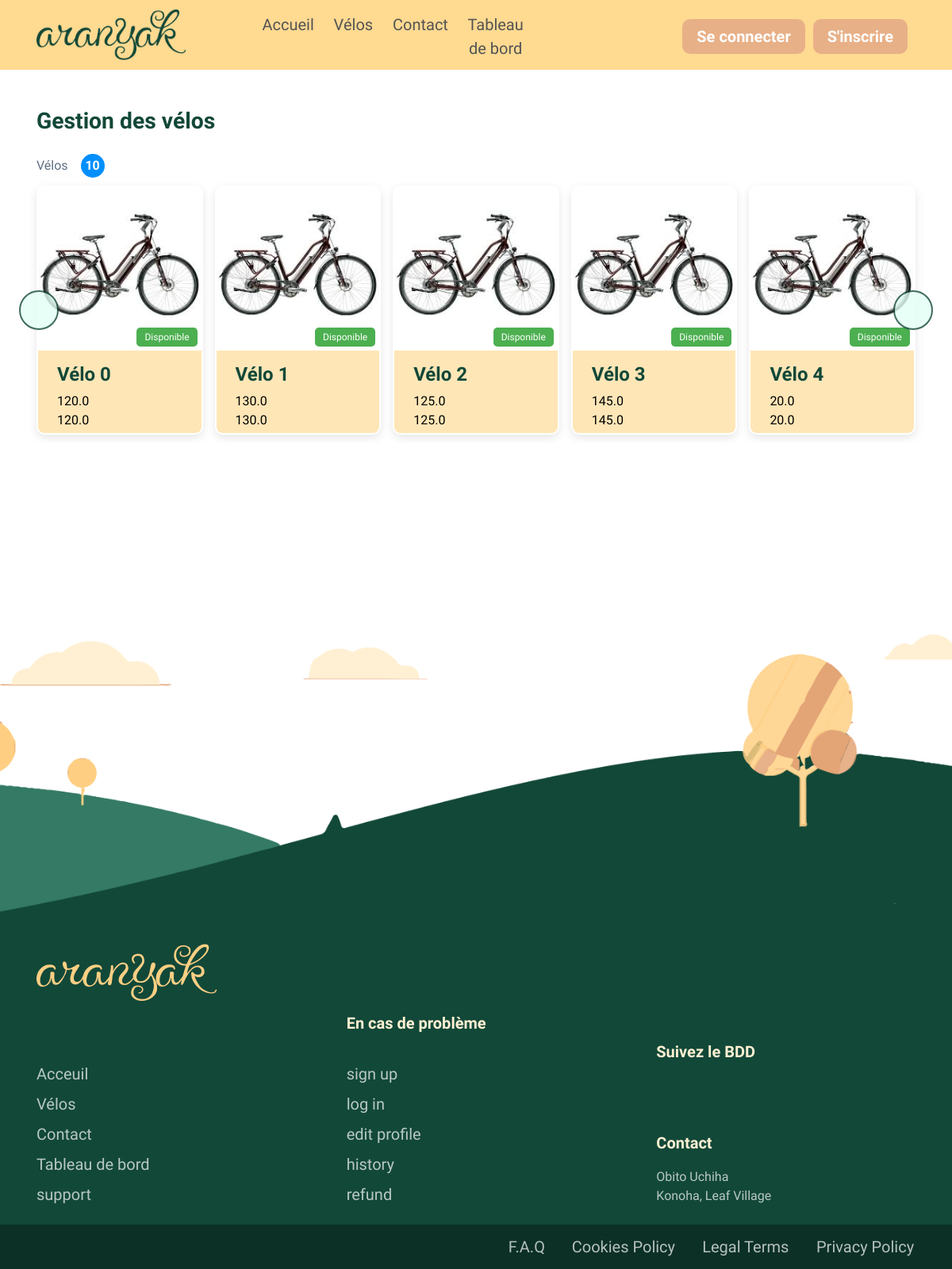
Before: /velos with the older database file.
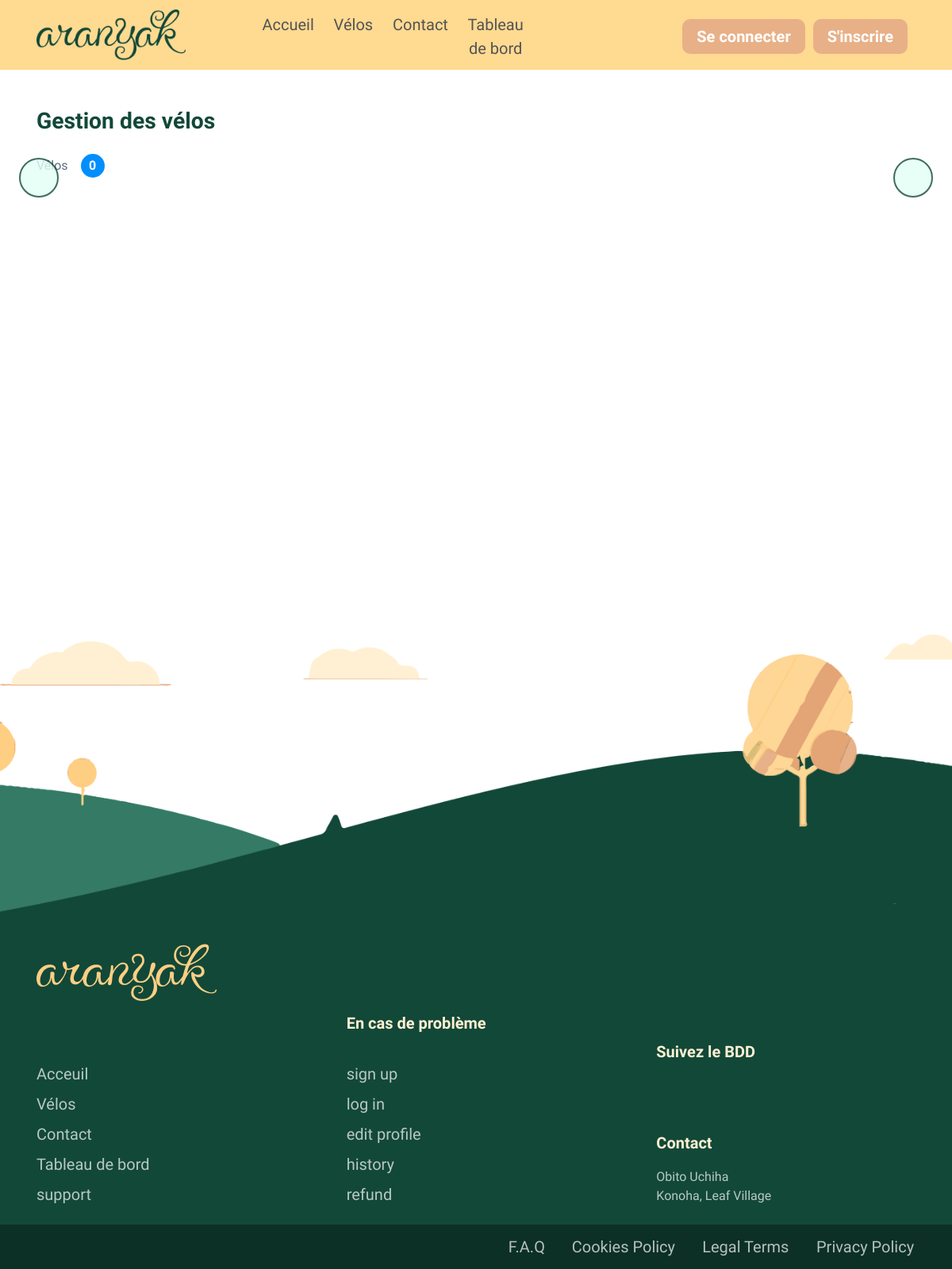
After: the same page with the newer database file.
### tables this page shows
CREATE TABLE Velos(
    id_velo INTEGER PRIMARY KEY AUTOINCREMENT,
    hauteur REAL NOT NULL,
    longueur REAL NOT NULL,
    statut TEXT NOT NULL
);

### blueprints/main.py (the view)
@main.route('/velos')
def velos():
    try:
        login=current_user.login
        is_admin = current_user.is_admin
    except:
        login = None
        is_admin = None
    velos = bikes()
    return render_template('Velos.html',velos=velos, len_velos=len(velos), login=login, admin=is_admin)

### functions/reservations.py (called while the page is built)
def bikes():
    connection = sqlite3.connect('db/BDD_Velos.db')
    cur = connection.cursor()
    cur.row_factory = sqlite3.Row
    cur.execute("SELECT * FROM Velos")
    velos = cur.fetchall()
    connection.close()
    return velos

### templates/Velos.html (shortened to what this page needs)
<!DOCTYPE html>
<html data-bs-theme="light" lang="en-US" dir="ltr">
  <head>
    <link rel="stylesheet" href="https://cdnjs.cloudflare.com/ajax/libs/font-awesome/5.15.4/css/all.min.css" />
    <link rel="stylesheet" href="{{url_for('static',filename='vendors/swiper/swiper-bundle.min.css')}}">
    <link href="{{url_for('static',filename='assets/css/theme.css')}}" rel="stylesheet" id="style-default">
    <link href="{{url_for('static',filename='assets/css/user-rtl.css')}}" rel="stylesheet" id="user-style-rtl">
    <link href="{{url_for('static',filename='assets/css/user.css')}}" rel="stylesheet" id="user-style-default">
    <link rel="stylesheet" href="https://unicons.iconscout.com/release/v4.0.8/css/line.css">
  </head>
  <body>
    <main class="main" id="top">
      <div class="bg-white">
        <div class="content">
          <nav class="navbar navbar-expand-lg py-1" id="navbar-top" data-navbar-soft-on-scroll="data-navbar-soft-on-scroll">
            <div class="container"><a class="navbar-brand me-lg-auto cursor-pointer" href=""><img class="w-50 w-md-100 img-fluid" src="{{url_for('static',filename='assets/img/logos/logo.png')}}" alt="" /></a>
              <div class="collapse navbar-collapse" id="navbarSupportedContent" data-navbar-collapse="data-navbar-collapse">
                <div class="container d-lg-flex justify-content-lg-end pe-lg-0 w-lg-100">
                  <ul class="navbar-nav mt-2 mt-lg-1 ms-lg-4 ms-xl-8 ms-2xl-9 gap-lg-x1" data-navbar-nav="data-navbar-nav">
                    <li class="nav-item"> <a class="nav-link nav-bar-item px-0" href="{{url_for('main.index')}}" title="home">Accueil</a></li>
                    <li class="nav-item"> <a class="nav-link nav-bar-item px-0" href="{{url_for('main.velos')}}" title="about">Vélos</a></li>
                    <li class="nav-item"> <a class="nav-link nav-bar-item px-0" href="{{url_for('contact.contact_us')}}" title="catalog" >Contact</a></li>
                    <li class="nav-item"> <a class="nav-link nav-bar-item px-0" href="{{url_for('booking.dashboard')}}" title="catalog">Tableau de bord</a></li>
                  </ul>
                </div>
                {% if not login %}
                <a class="btn btn-inscription fs-8 mt-1 d-inline-flex " href = "{{url_for('auth.login')}}"><span>Se connecter</span></a>
                <a class="btn btn-inscription fs-8 mt-1 d-inline-flex" href = "{{url_for('auth.signup')}}"><span>S'inscrire</span></a>
                {% endif %}
              </div>
            </div>
          </nav>
          <div class="container" data-bs-target="#navbar-top" data-bs-spy="scroll" tabindex="0">
              <h4 class="mb-x1 fs-8 fs-md-7 fs-xxl-6 text-success fw-bold pt-6 mt-3">Gestion des vélos</h4>
              <div class="d-flex justify-content-center mt-2 justify-content-between">
                <div>Vélos<div class="H-size-tag ms-3">{{len_velos}}</div></div>
              </div>
              <div class="mb-4 mb-lg-0">
                <div class="swiper-theme-container position-relative taille">
                  <div class="swiper-container theme-slider" data-swiper='{"spaceBetween":15,"loop":false,"loopedSlides":5,"breakpoints":{"0":{"slidesPerView":2},"768":{"slidesPerView":4},"1024":{"slidesPerView":5}}}'>
                    <div class="swiper-wrapper">
                      {% for i in range(len_velos) %}
                      <div class="product-card swiper-slide">
                        <div class="product-card-top" style="background-image: url('static/assets/img/products/products/exVelo.jpeg')">
                          {% if velos[i]['statut'] == "Disponible" %}
                          <div class="availability-icon background-vert">{{velos[i]['statut']}}</div>
                          {% endif %}
                        </div>
                        <div class="d-flex flex-column px-x1 pt-3 product-card-body">
                          <h3 class="text-success fw-semi-bold line-clamp-1  fs-md-11 ">Vélo {{velos[i]['id_velo']}}</h3>
                          <p class="text-black fs-10 fs-md-9 mb-0 mb-0">{{velos[i]['longueur']}}</p>
                          <p class="text-black fs-10 fs-md-9 mb-0 mb-0">{{velos[i]['hauteur']}}</p>
                        </div>
                      </div>
                      {% endfor %}
                    </div>
                  </div>
                  <div class="slider-nav">
                    <button class="btn prev-button" data-slider="slider-1"></button>
                    <button class="btn next-button" data-slider="slider-1"></button>
                  </div>
                </div>
              </div>
            </div>
          </div>
          <footer class="Footer" style="background-image: url('static/assets/img/illustrations/BOTTOM.png')">
            <div class="pb-x1 px-3 px-lg-0">
              <div class="container">
                <div class="row align-items-end g-4 g-sm-6">
                  <div class="col-6 col-md-4">
                    <div class="mb-6 mb-md-8"><a class="cursor-pointer" href=""><img class="img-fluid" src="{{url_for('static',filename='assets/img/logos/Footer_logo.png')}}" alt="" /></a></div>
                    <div>
                      <div class="mb-2"> <a class="links" href="#">Acceuil</a></div>
                      <div class="mb-2"> <a class="links" href="#about">Vélos</a></div>
                      <div class="mb-2"> <a class="links" href="#products">Contact</a></div>
                      <div class="mb-2"> <a class="links" href="#review">Tableau de bord</a>
                      </div><a class="links" href="#support">support</a>
                    </div>
                  </div>
                  <div class="col-6 col-md-4">
                    <div class="mb-3 mb-md-5">
                      <h3 class="fs-9 fs-md-8 fw-bold mb-0" style="color: #FFF0D3;">En cas de problème</h3>
                    </div>
                    <div>
                      <div class="mb-2"> <a class="links" href="#!">sign up</a></div>
                      <div class="mb-2"> <a class="links" href="#!">log in </a></div>
                      <div class="mb-2"> <a class="links" href="#!">edit profile</a></div>
                      <div class="mb-2"> <a class="links" href="#!">
                          history
                        </a></div><a class="links" href="#!">
                        refund
                      </a>
                    </div>
                  </div>
                  <div class="col-12 col-md-4">
                    <div class="row g-4 g-sm-6 g-md-0">
                      <div class="col-6 col-md-12 mb-md-7">
                        <h3 class="fs-9 fs-md-8 fw-bold mb-3" style="color: #FFF0D3;">Suivez le BDD</h3>
                      </div>
                      <div class="col-6 col-md-12">
                        <div class="mb-3">
                          <p class="fs-9 fs-md-8 fw-bold lh-nomal mb-0" style="color: #FFF0D3;"> Contact </p>
                        </div>
                        <div class="fs-10 fs-md-9">
                          <p class="mb-0 text-white opacity-70"> Obito Uchiha</p>
                          <p class="mb-0 text-white opacity-70"> Konoha, Leaf Village</p>
                        </div>
                      </div>
                    </div>
                  </div>
                </div>
              </div>
            </div>
            <div class="bg-success py-2 py-md-3 position-relative terms-condition">
              <div class="overley-background"></div>
              <div class="container py-12 text-div text-md-end"><a class="links ms-md-4" href="#!" title="F.A.Q"> F.A.Q </a><a class="links ms-3 ms-md-4" href="#!" title="Cookies Policy"> Cookies Policy</a><a class="links ms-3 ms-md-4" href="#!" title="Legal Terms"> Legal Terms </a><a class="links ms-3 ms-md-4" href="#!" title="Privacy Policy"> Privacy Policy</a></div>
            </div>
          </footer>
        </div>
    </main>
  </body>
</html>

Changed rows visible on the page:
removed Velos: statut "Disponible", id_velo "0", longueur "120.0", hauteur "120.0"
removed Velos: statut "Disponible", id_velo "1", longueur "130.0", hauteur "130.0"
removed Velos: statut "Disponible", id_velo "2", longueur "125.0", hauteur "125.0"
removed Velos: statut "Disponible", id_velo "3", longueur "145.0", hauteur "145.0"
removed Velos: statut "Disponible", id_velo "4", longueur "20.0", hauteur "20.0"
Other visible differences:
{{ len_velos }}: "10" → "0"
list line gone: "Vélo"
